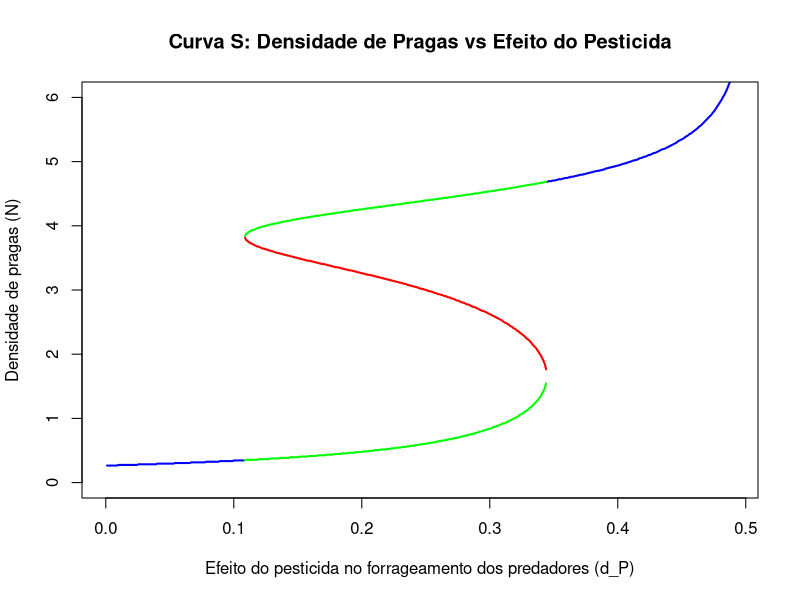

This chart was generated by the following R code: (Note: this script raises an error after producing the figure.)
# Criado por Eduardo Cerqueira e Silva e Rafael Dettogni Guariento.
# Todos os direitos reservados
# E-mail: duducerqueira.br@gmail.com
# GitHub: https://github.com/eduardosph/Multiestabilidade-em-popula-es-de-pragas-e-seus-predadores-naturais-sob-o-uso-de-pesticidas

library(ggplot2)

NH <-500 #numero maximo de valores de densidade de pragas possiveis
data<-array(0,dim = c(NH,5))  # para guardar os resultados

for (z in 1:NH){
  
  N <- seq(0, 8, by = 0.01)
  
  D <- 2
  P <- 1
  
  r <- 0.3          # Taxa intrínseca de crescimento da população de pragas
  d_N <- 0.1        # Efeito do pesticida na população de pragas
  K <- 8            # Capacidade suporte do sistema
  a <- 1.0          # Taxa de ataque do predador
  d_P_max <- 0.49     # Efeito do pesticida no forrageamento dos predadores
  h <-2        # Taxa de manuseio do predador (handling time)
  
  
  
  d_P_real<-z * d_P_max / NH  # Calcula o valor incremental de d_P_real ao longo do intervalo de 0 a d_P_max
  d_P<-d_P_real  # 2, 4 e 6   # Define d_P como o valor incremental de d_P_real para a iteração atual

  f_ND <- function(N, D) (r * (1 - d_N * D) * (1 - N/K) * N)
  g_ND <- function(N, D, P) ((a * (1 - d_P * D) * N^2) / (1 + a* h * (1 - d_P * D) * N^2))
  
  my_data <- data.frame(argx = N, f_ND = f_ND(N, D),
                        g_ND = g_ND(N, D, P))
  

  
  diferenca<-1:nrow(my_data)
  for (i in 1:nrow(my_data)){
    
    diferenca[i]<-my_data[i,2]- my_data[i,3]
    
  }
  
  
  df_total <- data.frame()
  
  df_total<-data.frame()
  
  for (i in 1:(nrow(my_data)-1)){
    
    if (diferenca[i+1]==0 ){
      df<-my_data[(i+1),1]
      df_total<-rbind(df_total,df) } 
    else if (diferenca[i+1]*diferenca[i]<0 ){
      df<-(my_data[(i+1),1]+my_data[(i),1])/2
      df_total<-rbind(df_total,df)
      df_total<-as.matrix(df_total)
    }
  }
  
  if (length(df_total) ==1){
    
    data[z,1]<-d_P
    data[z,2]<-df_total[1,1]
  }
  
  if (length(df_total) ==3){
    
    data[z,1]<-d_P
    data[z,3]<-df_total[1,1]
    data[z,4]<-df_total[2,1]
    data[z,5]<-df_total[3,1]
    
  }
}

# Carregar os dados
data
md <- data
md[md == 0] <- NA

# Plotagem da curva S
plot(md[, 1], md[, 2], ylim = c(0, 6), type = "l", col = "blue",
     xlab = "Efeito do pesticida no forrageamento dos predadores (d_P)",
     ylab = "Densidade de pragas (N)",
     main = "Curva S: Densidade de Pragas vs Efeito do Pesticida",
     lwd = 2)

# Linhas adicionais da curva S com multiestabilidade
par(new = TRUE)
plot(md[, 1], md[, 3], ylim = c(0, 6), type = "l", col = "green",
     xlab = "", ylab = "", axes = FALSE, lwd = 2)
par(new = TRUE)
plot(md[, 1], md[, 4], ylim = c(0, 6), type = "l", col = "red",
     xlab = "", ylab = "", axes = FALSE, lwd = 2)
par(new = TRUE)
plot(md[, 1], md[, 5], ylim = c(0, 6), type = "l", col = "green",
     xlab = "", ylab = "", axes = FALSE, lwd = 2)

# Legenda
legend("bottomright", 
       legend = c("Um ponto de equilíbrio", 
                  "Multiestabilidade", 
                  "Multiestabilidade instável"),
       col = c("blue", "green", "red"), lty = 1, lwd = 2, cex = 0.8,
       cex = 1.5,  # Aumenta o tamanho da fonte da legenda
       text.font = 4,  # Para deixar o texto mais em negrito (opcional)
       title = "Estados de Equilíbrio")


write.csv(data, file = "dados-S-curve.csv")




ggplot(my_data) +
  geom_point(aes(argx, f_ND, color = 'crescimento de pragas'), size = 0.5) +  # Tamanho menor para os pontos
  geom_line(aes(argx, f_ND, color = 'crescimento de pragas'), size = 0.2) +  # Tamanho da linha reduzido
  geom_point(aes(argx, g_ND, color = 'resposta funcional da predação'), size = 0.5) +  # Tamanho menor para os pontos
  geom_line(aes(argx, g_ND, color = 'resposta funcional da predação'), size = 0.2) +  # Tamanho da linha reduzido
  theme_bw() + 
  labs(x = 'Densidade de pragas', y = 'Taxas de crescimento de pragas ou resposta funcional da predação') +
  scale_color_manual(values = c('crescimento de pragas' = 'blue', 'resposta funcional da predação' = 'red'),
                     labels = c(expression(f(N,D)~"crescimento de pragas"), 
                                expression(g(N,D)~"resposta funcional da predação")),
                     name = 'Função') +
  theme(
    legend.text = element_text(size = 14),  # Aumenta o tamanho da fonte do texto da legenda
    legend.title = element_text(size = 16),  # Aumenta o tamanho da fonte do título da legenda
    legend.position = "bottom",  # Posiciona a legenda abaixo do gráfico
    axis.title = element_text(size = 16),  # Aumenta o tamanho da fonte dos nomes dos eixos
    axis.title.x = element_text(margin = margin(t = 20)),  # Aumenta o espaçamento do eixo X em relação ao gráfico
    axis.title.y = element_text(margin = margin(r = 20))   # Aumenta o espaçamento do eixo Y em relação ao gráfico
  ) +
  guides(color = guide_legend(override.aes = list(size = 3)))  # Aumenta a grossura das linhas na legenda

